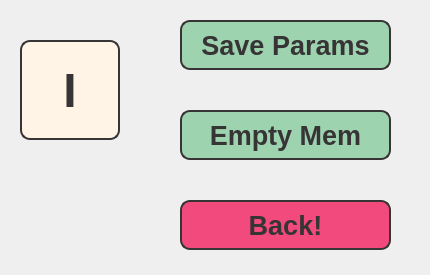
<?xml version="1.0" encoding="UTF-8"?>
<ui version="4.0">
 <class>MemoryDialog</class>
 <widget class="QDialog" name="MemoryDialog">
  <property name="geometry">
   <rect>
    <x>0</x>
    <y>0</y>
    <width>430</width>
    <height>275</height>
   </rect>
  </property>
  <property name="windowTitle">
   <string>Dialog</string>
  </property>
  <widget class="QPushButton" name="memButton">
   <property name="geometry">
    <rect>
     <x>20</x>
     <y>40</y>
     <width>100</width>
     <height>100</height>
    </rect>
   </property>
   <property name="minimumSize">
    <size>
     <width>100</width>
     <height>100</height>
    </size>
   </property>
   <property name="font">
    <font>
     <family>Liberation Sans</family>
     <pointsize>36</pointsize>
     <weight>75</weight>
     <bold>true</bold>
    </font>
   </property>
   <property name="focusPolicy">
    <enum>Qt::NoFocus</enum>
   </property>
   <property name="styleSheet">
    <string notr="true">color: rgb(55, 52, 53);
background-color: rgb(255, 244, 230);
border-radius: 10px;
border:2px solid rgb(55, 52, 53);</string>
   </property>
   <property name="text">
    <string>I</string>
   </property>
  </widget>
  <widget class="QPushButton" name="saveButton">
   <property name="geometry">
    <rect>
     <x>180</x>
     <y>20</y>
     <width>211</width>
     <height>50</height>
    </rect>
   </property>
   <property name="minimumSize">
    <size>
     <width>100</width>
     <height>50</height>
    </size>
   </property>
   <property name="font">
    <font>
     <family>Liberation Sans</family>
     <pointsize>20</pointsize>
     <weight>75</weight>
     <bold>true</bold>
    </font>
   </property>
   <property name="focusPolicy">
    <enum>Qt::NoFocus</enum>
   </property>
   <property name="styleSheet">
    <string notr="true">color: rgb(55, 52, 53);
background-color: rgb(157, 211, 175);
border-radius: 10px;
border:2px solid rgb(55, 52, 53);</string>
   </property>
   <property name="text">
    <string>Save Params</string>
   </property>
  </widget>
  <widget class="QPushButton" name="emptyButton">
   <property name="geometry">
    <rect>
     <x>180</x>
     <y>110</y>
     <width>211</width>
     <height>50</height>
    </rect>
   </property>
   <property name="minimumSize">
    <size>
     <width>100</width>
     <height>50</height>
    </size>
   </property>
   <property name="font">
    <font>
     <family>Liberation Sans</family>
     <pointsize>20</pointsize>
     <weight>75</weight>
     <bold>true</bold>
    </font>
   </property>
   <property name="focusPolicy">
    <enum>Qt::NoFocus</enum>
   </property>
   <property name="styleSheet">
    <string notr="true">color: rgb(55, 52, 53);
background-color: rgb(157, 211, 175);
border-radius: 10px;
border:2px solid rgb(55, 52, 53);</string>
   </property>
   <property name="text">
    <string>Empty Mem</string>
   </property>
  </widget>
  <widget class="QPushButton" name="backButton">
   <property name="geometry">
    <rect>
     <x>180</x>
     <y>200</y>
     <width>211</width>
     <height>50</height>
    </rect>
   </property>
   <property name="minimumSize">
    <size>
     <width>100</width>
     <height>50</height>
    </size>
   </property>
   <property name="font">
    <font>
     <family>Liberation Sans</family>
     <pointsize>20</pointsize>
     <weight>75</weight>
     <bold>true</bold>
    </font>
   </property>
   <property name="focusPolicy">
    <enum>Qt::NoFocus</enum>
   </property>
   <property name="styleSheet">
    <string notr="true">color: rgb(55, 52, 53);
background-color: rgb(243, 74, 125);
border-radius: 10px;
border:2px solid rgb(55, 52, 53);</string>
   </property>
   <property name="text">
    <string>Back!</string>
   </property>
  </widget>
 </widget>
 <resources>
  <include location="magnet3_res.qrc"/>
 </resources>
 <connections/>
</ui>
